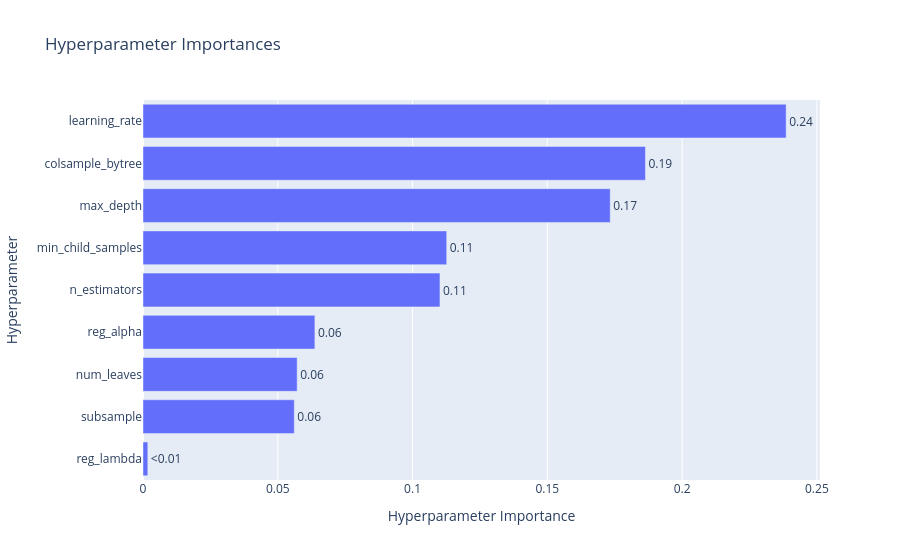

The cell this chart's notebook holds for it:
### Code cell
# hyperparameter importance plot
optuna.visualization.plot_param_importances(study)

### Figure 1 — Plotly figure (JSON) as saved in the notebook; plotly's stock layout.template omitted (floating-point values rounded to 4 significant figures)
{"data": [{"cliponaxis": false, "hovertemplate": ["reg_lambda (FloatDistribution): 0.0017790241670900503<extra></extra>", "subsample (FloatDistribution): 0.05612447246437326<extra></extra>", "num_leaves (IntDistribution): 0.05719191241285865<extra></extra>", "reg_alpha (FloatDistribution): 0.06376864233075087<extra></extra>", "n_estimators (IntDistribution): 0.11016564788632006<extra></extra>", "min_child_samples (IntDistribution): 0.11265697730863218<extra></extra>", "max_depth (IntDistribution): 0.17332490228524866<extra></extra>", "colsample_bytree (FloatDistribution): 0.18639363726704658<extra></extra>", "learning_rate (FloatDistribution): 0.23859478387767974<extra></extra>"], "name": "Objective Value", "orientation": "h", "text": ["<0.01", "0.06", "0.06", "0.06", "0.11", "0.11", "0.17", "0.19", "0.24"], "textposition": "outside", "type": "bar", "x": [0.001779, 0.05612, 0.05719, 0.06377, 0.1102, 0.1127, 0.1733, 0.1864, 0.2386], "y": ["reg_lambda", "subsample", "num_leaves", "reg_alpha", "n_estimators", "min_child_samples", "max_depth", "colsample_bytree", "learning_rate"]}], "layout": {"title": {"text": "Hyperparameter Importances"}, "xaxis": {"title": {"text": "Hyperparameter Importance"}}, "yaxis": {"title": {"text": "Hyperparameter"}}}}
